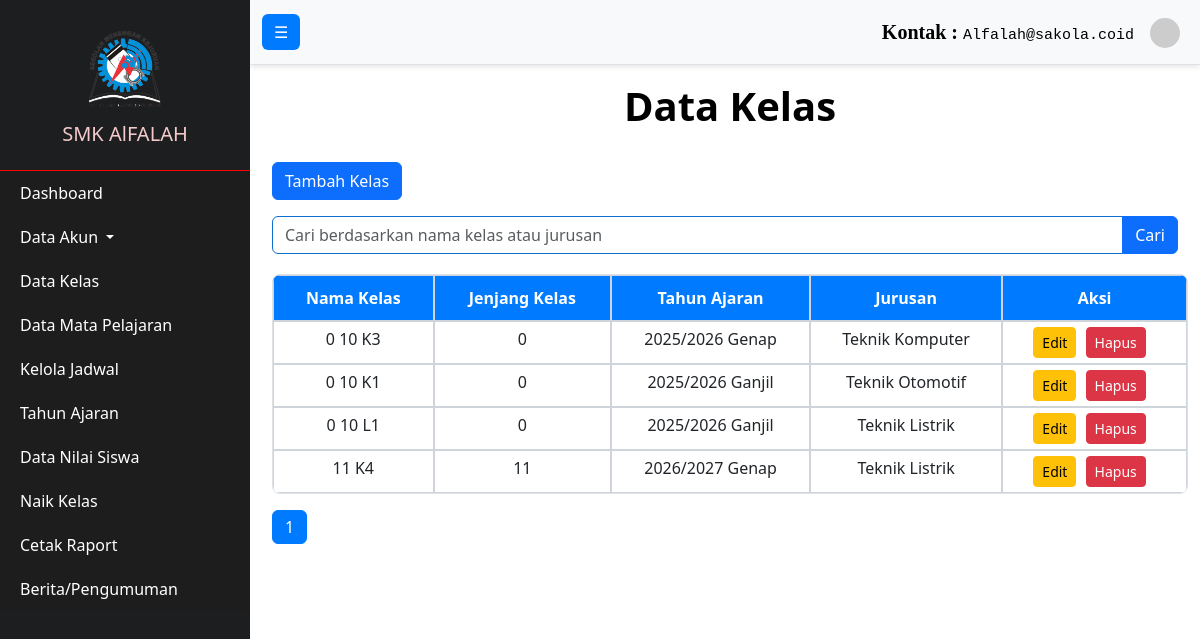
/Admin/dataKelas.php, run on the app's committed database.
### tables this page shows
CREATE TABLE `kelas` (
  `id_kelas` int(11) NOT NULL,
  `jenjang` int(2) NOT NULL,
  `nama_kelas` varchar(100) NOT NULL,
  `id_jurusan` int(4) NOT NULL,
  `id_tahun_ajaran` int(11) NOT NULL
);

CREATE TABLE `tahun_ajaran` (
  `id_tahun_ajaran` int(11) NOT NULL,
  `tahun_ajaran` varchar(50) NOT NULL
);

CREATE TABLE `jurusan` (
  `id_jurusan` int(3) NOT NULL,
  `nama_jurusan` varchar(50) NOT NULL
);

### Admin/dataKelas.php (the view, shortened to what this page needs)
<?php
include '../db.php';
$limit = 10;
$page = isset($_GET['page']) ? (int)$_GET['page'] : 1;
$offset = ($page - 1) * $limit;
$search = isset($_POST['search']) ? $_POST['search'] : '';
$total_query = "SELECT COUNT(*) AS total FROM kelas
                INNER JOIN jurusan ON kelas.id_jurusan = jurusan.id_jurusan
                WHERE nama_kelas LIKE ? OR jurusan.nama_jurusan LIKE ?";
$search_param = "%" . $search . "%";
$stmt_total = $conn->prepare($total_query);
$stmt_total->bind_param("ss", $search_param, $search_param);
$stmt_total->execute();
$total_result = $stmt_total->get_result();
$total_classes = $total_result->fetch_assoc()['total'];
$total_pages = ceil($total_classes / $limit);
$sql = "SELECT kelas.*, tahun_ajaran.tahun_ajaran, jurusan.nama_jurusan
        FROM kelas
        INNER JOIN tahun_ajaran ON kelas.id_tahun_ajaran = tahun_ajaran.id_tahun_ajaran
        INNER JOIN jurusan ON kelas.id_jurusan = jurusan.id_jurusan
        WHERE kelas.nama_kelas LIKE ? OR jurusan.nama_jurusan LIKE ?
        LIMIT ? OFFSET ?";
$stmt = $conn->prepare($sql);
$stmt->bind_param("ssii", $search_param, $search_param, $limit, $offset);
$stmt->execute();
$result = $stmt->get_result();
?>
<!DOCTYPE html>
<html lang="id">
<head>
    <link rel="stylesheet" href="https://maxcdn.bootstrapcdn.com/bootstrap/4.5.2/css/bootstrap.min.css">
    <link rel="stylesheet" href="..\css\tambahMapel.css">
</head>
<body>
    <?php include '../navbar/navAdmin.php'; ?>
    <div class="container mt-4">
        <h1>Data Kelas</h1>
        <a href="tambahKelas.php" class="btn btn-primary mb-3">Tambah Kelas</a>
        <form action="" method="post" class="mb-3">
            <div class="input-group">
                <input type="text" class="form-control" name="search" placeholder="Cari berdasarkan nama kelas atau jurusan" value="<?php echo htmlspecialchars($search); ?>">
                <div class="input-group-append">
                    <button class="btn btn-primary" type="submit">Cari</button>
                </div>
            </div>
        </form>
        <table class="table table-bordered">
            <thead>
                <tr>
                    <th>Nama Kelas</th>
                    <th>Jenjang Kelas</th>
                    <th>Tahun Ajaran</th>
                    <th>Jurusan</th>
                    <th>Aksi</th>
                </tr>
            </thead>
            <tbody>
                <?php while ($row = $result->fetch_assoc()): ?>
                    <tr>
                        <td><?php echo htmlspecialchars($row['jenjang']) . ' ' . htmlspecialchars($row['nama_kelas']); ?></td>
                        <td><?php echo htmlspecialchars($row['jenjang']); ?></td>
                        <td><?php echo htmlspecialchars($row['tahun_ajaran']); ?></td>
                        <td><?php echo htmlspecialchars($row['nama_jurusan']); ?></td>
                        <td>
                            <a href="edit_kelas.php?id_kelas=<?php echo $row['id_kelas']; ?>" class="btn btn-warning btn-sm">Edit</a>
                            <a href="dataKelas.php?hapus_kelas=<?php echo $row['id_kelas']; ?>" class="btn btn-danger btn-sm" onclick="return confirm('Yakin ingin menghapus kelas ini?');">Hapus</a>
                        </td>
                    </tr>
                <?php endwhile; ?>
            </tbody>
        </table>
        <nav>
            <ul class="pagination">
                <?php for ($i = 1; $i <= $total_pages; $i++): ?>
                    <li class="page-item <?php if ($i == $page) echo 'active'; ?>">
                        <a class="page-link" href="dataKelas.php?page=<?php echo $i; ?>&search=<?php echo urlencode($search); ?>"><?php echo $i; ?></a>
                    </li>
                <?php endfor; ?>
            </ul>
        </nav>
    </div>
</body>
</html>

### css/tambahmapel.css (style rules this page uses)
html, body { height: 100%; margin: 0; }
.container h1 { font-weight: bold; color: #000000; text-align: center; margin-bottom: 2rem; }
.btn { padding: 10px 20px; border-radius: 0.25rem; font-size: 16px; font-weight: 500; color: #fff; text-align: center; text-decoration: none; display: inline-block; margin-right: 10px; transition: background-color 0.3s ease, box-shadow 0.3s ease; }
.btn-warning { background-color: #ffc107; border: 1px solid #ffc107; }
.btn-danger { background-color: #dc3545; border: 1px solid #dc3545; }
.table { width: 100%; margin-top: 20px; border-collapse: separate; border-spacing: 0; border-radius: 8px; overflow: hidden; }
.table thead th { background-color: #007bff; color: #ffffff; border: 1px solid #ced4da; text-align: center; padding: 10px; white-space: nowrap; }
.table tbody td { text-align: center; padding: 5px; border: 1px solid #ced4da; white-space: nowrap; }
.table th, .table td { max-width: 150px; overflow: hidden; text-overflow: ellipsis; word-wrap: break-word; }
.btn-primary { background-color: #28a745; border-color: #28a745; font-weight: bold; padding: 10px 20px; border-radius: 5px; transition: background-color 0.3s ease, box-shadow 0.3s ease; }
.btn-warning { background-color: #ffc107; border-color: #ffc107; color: #212529; font-weight: bold; padding: 15px 15px; border-radius: 5px; margin-right: 5px; transition: background-color 0.3s ease, box-shadow 0.3s ease; }
.btn-danger { background-color: #dc3545; border-color: #dc3545; color: #fff; font-weight: bold; padding: 15px 15px; border-radius: 5px; transition: background-color 0.3s ease, box-shadow 0.3s ease; }
input.form-control { border: 1px solid #0e6fcf; border-radius: 0.375rem; padding: 0.375rem 0.75rem; background-color: #fff; transition: border-color 0.15s ease-in-out, box-shadow 0.15s ease-in-out; }

### css/styles.css (style rules this page uses)
body { overflow-x: hidden; text-decoration: none; }
.container h1 { font-weight: bold; color: #000000; text-align: center; margin-top: 2rem; margin-bottom: 2rem; }

### data on the page
kelas: jenjang "0", nama_kelas "10 K3", id_tahun_ajaran.tahun_ajaran "2025/2026 Genap", id_jurusan.nama_jurusan "Teknik Komputer"
kelas: jenjang "0", nama_kelas "10 K1", id_tahun_ajaran.tahun_ajaran "2025/2026 Ganjil", id_jurusan.nama_jurusan "Teknik Otomotif"
kelas: jenjang "0", nama_kelas "10 L1", id_tahun_ajaran.tahun_ajaran "2025/2026 Ganjil", id_jurusan.nama_jurusan "Teknik Listrik"
kelas: jenjang "11", nama_kelas "K4", id_tahun_ajaran.tahun_ajaran "2026/2027 Genap", id_jurusan.nama_jurusan "Teknik Listrik"
